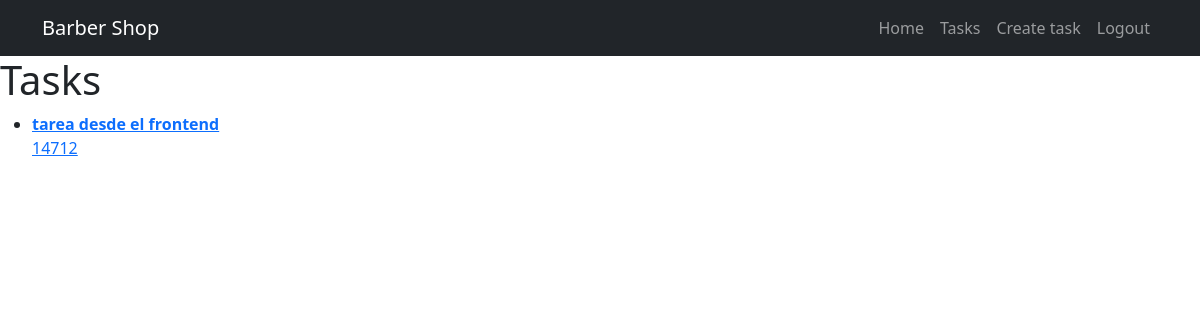
/tasks/ (signed in), run on an earlier commit of the app's database.
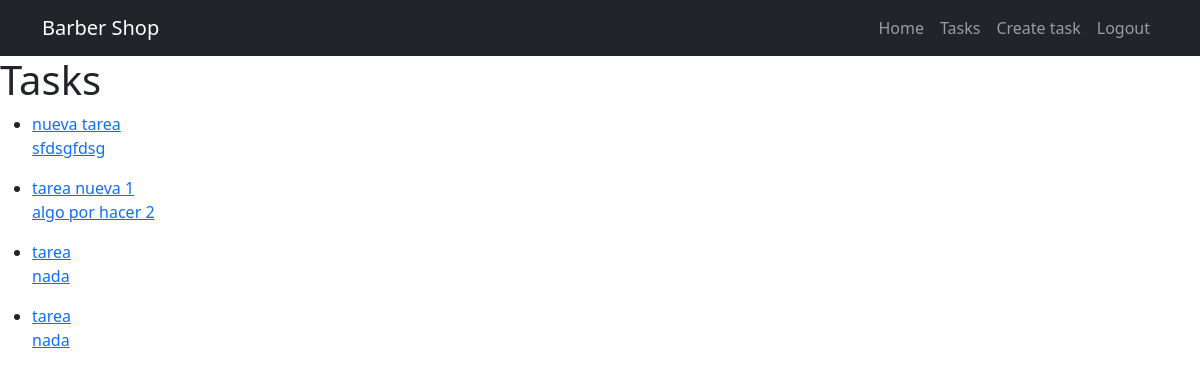
And on a later commit of the database.
### tasks/models.py (models this page shows, shortened)
class task(models.Model):
    title = models.CharField(max_length=100)
    description = models.TextField(blank=True)
    created = models.DateTimeField(auto_now_add=True)
    datecompleted = models.DateTimeField(null=True, blank=True)
    important = models.BooleanField(default=False)
    user = models.ForeignKey(User, on_delete=models.CASCADE)

### tasks/views.py (the view)
# urls.py: path('tasks/', views.tasks, name='tasks'),
def tasks(request):
    tasks = task.objects.filter(user=request.user, datecompleted__isnull=True)
    return render(request, 'tasks.html', {'tasks': tasks})

### tasks/templates/tasks.html (shortened to what this page needs)
{% extends 'base.html' %}
{% block content %}
<h1>Tasks</h1>
<ul>
    {% for task in tasks %}
    <li>
        <a href="{% url 'task_detail' task.id %}">
            {% if task.important %}
            <strong>{{task.title}}</strong>
            {% else %}
                    {{task.title}}
            {% endif %}
            <p>{{task.description}}</p>
        </a>
    </li>
    {% endfor %}
</ul>
{% endblock %}

### tasks/templates/base.html (shortened to what this page needs)
<!DOCTYPE html>
<html lang="en">
<head>
    <link rel="stylesheet" href="https://cdn.jsdelivr.net/npm/bootstrap@5.3.3/dist/css/bootstrap.min.css">
</head>
<body>
    <nav class="navbar navbar-expand-lg bg-dark navbar-dark">
        <div class="container">
          <a class="navbar-brand" href="#">Barber Shop</a>
          <div class="collapse navbar-collapse" id="navbarText">
            <ul class="navbar-nav ms-auto">
                <li class="nav-item">
                    <a href="/"  class="nav-link">Home</a>
                </li>
                {% if user.is_authenticated %}
                <li class="nav-item">
                  <a href="/tasks"  class="nav-link">Tasks</a>
                </li>
                <li class="nav-item">
                 <a href="/tasks/create/"  class="nav-link">Create task</a>
                </li>
                <li class="nav-item">
                 <a href="/logout"  class="nav-link">Logout</a>
               </li class="nav-item">
                 {% endif %}
            </ul>
          </div>
        </div>
      </nav>
    {% block content %}
    {% endblock %}
</body>
</html>

What changed in the data, as far as the page shows it:
no longer on this page (row edited): task: title "tarea desde el frontend", description "14712"
added task: title "nueva tarea", description "sfdsgfdsg"
added task: title "tarea nueva 1", description "algo por hacer 2"
added task: title "tarea", description "nada"
added task: title "tarea", description "nada"
